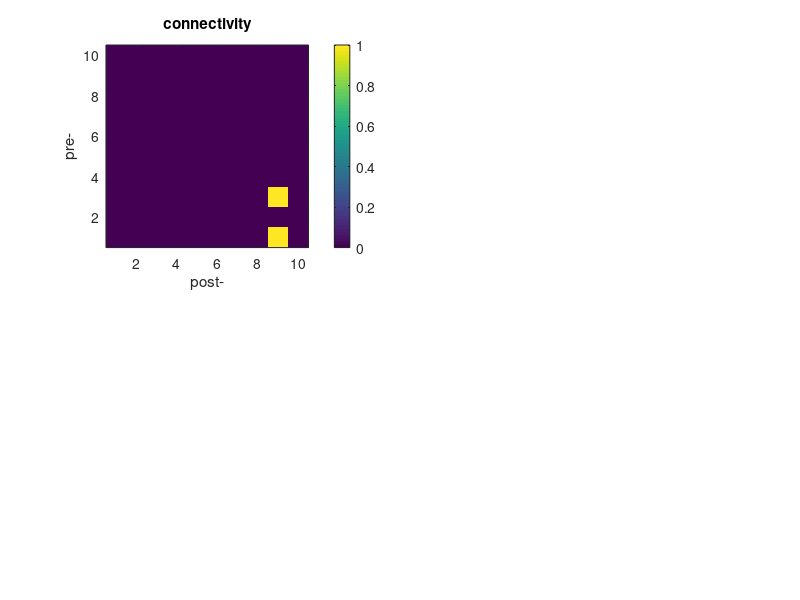

This chart was generated by the following MATLAB code: (Note: this script raises an error after producing the figure.)
% simulation.m
% simulation of networks
% Written by Harang Ju. January 29, 2018.

%% Parameters
N = 10; % number of nodes
frac_conn = 4e-2; % fraction connectivity
step_size = 1; % time, unitless
t_final = 1e3;
activity = 1e-3;
fire_threshold = 1;

%% Initialize
X = zeros(N,1); % system state, [N X 1]
A = rand(N) < frac_conn; % system connectivity, [pre X post]
B = diag(ones(N,1)); % system input connectivity, [input X N]
u = zeros(N,1); % system input, [N X 1]

%% Simulation
X_t = zeros(N,t_final/step_size);
u_t = zeros(size(X_t));
for t = 1 : t_final/step_size
    u = rand(N,1) < activity;
    u_t(:,t) = u;
    X = A * X + B * u;
    X_t(:,t) = X;
end

clear t

%% Plot
clf

subplot(2,2,1);
imagesc(A); title('connectivity')
set(gca,'YDir','normal')
xlabel('post-'); ylabel('pre-')
colorbar; axis square; prettify

x = (1:t_final/step_size) * step_size;
subplot(2,2,2); hold on
for i = 1 : N
    on = u_t(i,:) > 0;
    if max(on) == 0
        plot(0); continue
    end
    plot(x(on), i*on(on), '.', 'MarkerSize', 10)
end
title('inputs')
axis([0 t_final 0 N+0.5]); axis square
xlabel('trial'); ylabel('neuron');
hold off; prettify

if N <= 15
    subplot(2,2,3);
    source = mod(find(A),N);
    source(source==0) = N;
    target = repelem(1:N, sum(A))';
    g = digraph(source,target);
    plot(g, 'MarkerSize', 5)
    title('graph')
    axis square; axis off
    prettify
end

subplot(2,2,4); hold on
for i = 1 : N
    on = X_t(i,:) >= fire_threshold;
    if max(on) == 0
        plot(0); continue
    end
    on_u = u_t(i,:) > 0;
    plot(x(on), i*on(on), '.', 'MarkerSize', 10)
end
title('activity raster')
axis([0 t_final 0 N+0.5]); axis square
xlabel('trial'); ylabel('neuron');
hold off; prettify

clear x i on

[source target]
